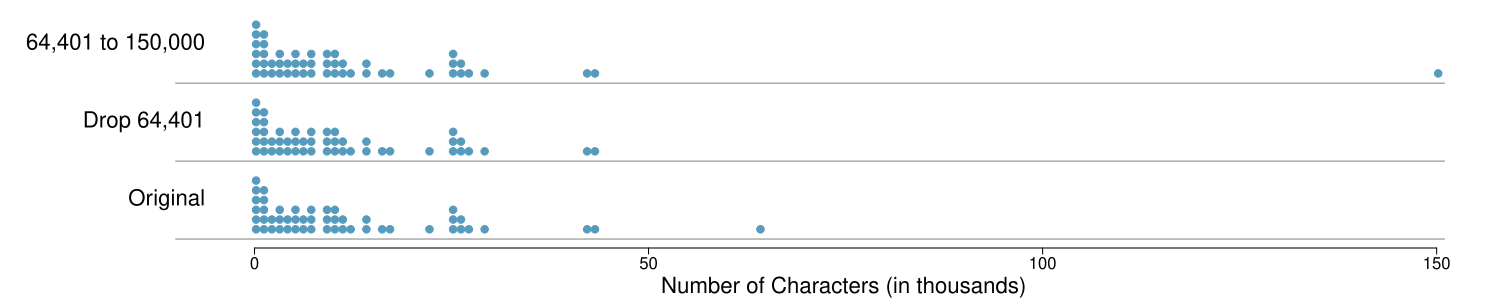

Here is the R script that generated this plot:
library(openintro)
data(email50)
data(COL)
source("dotPlotStack.R")

cex  <- 1
text.cex <- 1.3
cex.lab  <- 1.3
upshifts <- c(0, 8, 16, 23)


p1 <- email50$num_char
p2 <- p1[-which.max(p1)]
p3 <- p1
p3[which.max(p1)] <- 150

myPDF("email50NumCharDotPlotRobustEx.pdf", 15, 3,
      mar = c(2.6, 0.1, 0.3, 0),
      mgp = c(1.45, 0.25, 0),
      cex.lab = cex.lab)


tmp  <- table(round(p1) + 0.2)
x    <- rep(as.numeric(names(tmp)), tmp)
y    <- unlist((sapply(tmp, function(x) 1:x)))
xlim <- c(-25, 151)
plot(x, y,
     xlab = paste0(paste(rep(" ", 30), collapse = ""),
                   "Number of Characters (in thousands)"),
     axes = FALSE, ylab = "", xlim = xlim,
     ylim = c(0, max(upshifts)),
     col = COL[1], cex = cex, pch = 19)
lines(c(-10, xlim[2]), rep(upshifts[1], 2), col = COL[5,3])
axis(1, at = seq(0,150,50))
text(-5, upshifts[1] + 4, 'Original', pos = 2, cex = text.cex)

tmp  <- table(round(p2) + 0.2)
x    <- rep(as.numeric(names(tmp)), tmp)
y    <- unlist((sapply(tmp, function(x) 1:x))) + upshifts[2]
points(x, y, col = COL[1], cex = cex, pch = 19)
lines(c(-10, xlim[2]), rep(upshifts[2], 2), col = COL[5,3])
text(-5, upshifts[2] + 4, 'Drop 64,401', pos = 2, cex = text.cex)

tmp  <- table(round(p3) + 0.2)
x    <- rep(as.numeric(names(tmp)), tmp)
y    <- unlist((sapply(tmp, function(x) 1:x))) + upshifts[3]
points(x, y, col = COL[1], cex = cex, pch = 19)
lines(c(-10, xlim[2]), rep(upshifts[3], 2) + 0, col = COL[5,3])
text(-5, upshifts[3] + 4, '64,401 to 150,000', pos = 2, cex = text.cex)
dev.off()


(temp <- round(quantile(p1, c(0.25, 0.5, 0.75)), 3))
temp[3] - temp[1]; mean(p1); sd(p1)
(temp <- round(quantile(p2, c(0.25, 0.5, 0.75)), 3))
temp[3] - temp[1]; mean(p2); sd(p2)
(temp <- round(quantile(p3, c(0.25, 0.5, 0.75)), 3))
temp[3] - temp[1]; mean(p3); sd(p3)
